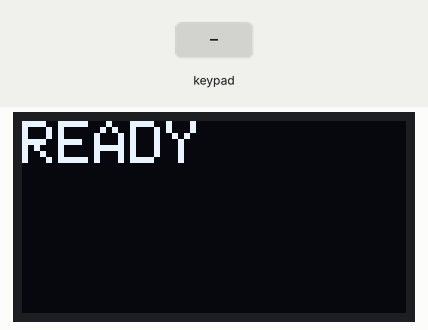
Simulated run of this sketch. Board: ESP32. Parts: 128×64 one-colour display. The inputs (shaded band) are chosen by the test bench. WiFi joins after 1.5 s; servers stay silent unless stated; uploads are accepted with an empty reply; what the sketch prints to the serial monitor is not drawn.

Above: at 3.7 s.
3.8 s: key '*' pressed
At 5.0 s:
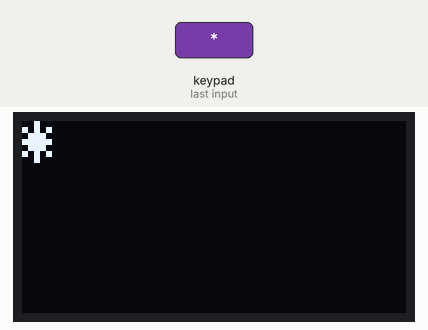
5.3 s: keypad keys 1 2 3 4 5 6 7 8 # pressed 0.4 s apart
At 9.4 s:
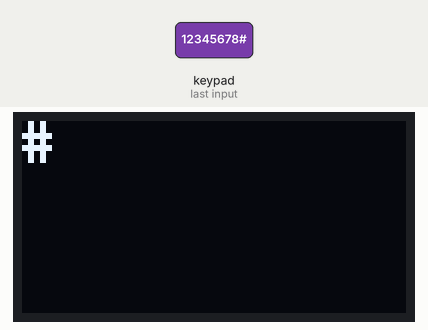
10.4 s: keypad keys 1 2 3 4 5 6 7 8 D pressed 0.4 s apart
At 15.0 s:
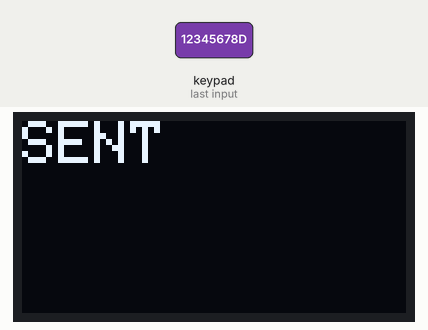
17.3 s: key '#' pressed
At 18.5 s:
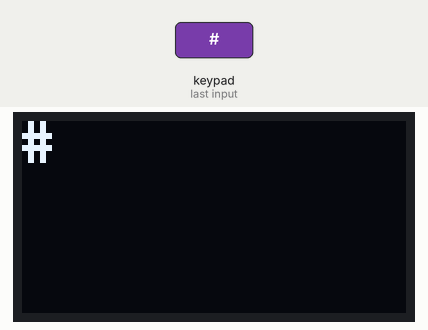
Timing chart, 0 to 20.3 s (numbered marks = the images above; inputs shaded):
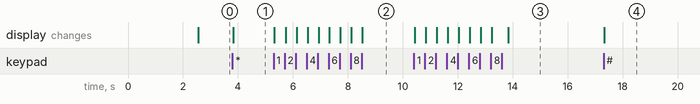

Measured:
- after the input at 3.8 s, the display: changes at once (image 1)
- after the input at 5.3 s, the display: first changes at once (image 2 shows a later state)
- after the input at 10.4 s, the display: first changes at once (image 3 shows a later state)
- after the input at 17.3 s, the display: changes at once (image 4)

The sketch:

esp32_keypad.ino
```cpp
#include <WiFi.h>
#include <HTTPClient.h>
#include <Wire.h>
#include <Adafruit_SSD1306.h>
#include <Adafruit_GFX.h>
#include <Keypad.h>

// ================= WIFI =================
const char* ssid = "Abcde";
const char* password = "12345678";

// ================= SERVER =================
const char* serverUrl = "https://fastworking.onrender.com/api/transaction";

// ================= OLED =================
#define SCREEN_WIDTH 128
#define SCREEN_HEIGHT 64
#define OLED_RESET -1
Adafruit_SSD1306 display(SCREEN_WIDTH, SCREEN_HEIGHT, &Wire, OLED_RESET);

// ================= KEYPAD =================
const byte ROWS = 4;
const byte COLS = 4;

char keys[ROWS][COLS] = {
  {'1','2','3','A'},
  {'4','5','6','B'},
  {'7','8','9','C'},
  {'*','0','#','D'}
};

byte rowPins[ROWS] = {13, 14, 25, 26};
byte colPins[COLS] = {27, 33, 32, 19};

Keypad keypad = Keypad(makeKeymap(keys), rowPins, colPins, ROWS, COLS);

// ================= STATE =================
String inputBuffer = "";
bool isBuying = false;
bool isSelling = false;

// ================= SETUP =================
void setup() {
  Serial.begin(115200);
  delay(1000);

  Serial.println("\n=== ESP32 START ===");

  WiFi.begin(ssid, password);
  Serial.print("Connecting to WiFi");

  while (WiFi.status() != WL_CONNECTED) {
    delay(500);
    Serial.print(".");
  }

  Serial.println("\nWiFi CONNECTED");
  Serial.print("IP: ");
  Serial.println(WiFi.localIP());

  Wire.begin(21, 22);
  if (!display.begin(SSD1306_SWITCHCAPVCC, 0x3C)) {
    Serial.println("OLED FAILED");
    while (true);
  }

  display.clearDisplay();
  display.setTextSize(2);
  display.setTextColor(WHITE);
  display.setCursor(0,0);
  display.println("READY");
  display.display();
}

// ================= LOOP =================
void loop() {
  char key = keypad.getKey();
  if (key) {
    Serial.print("Key Pressed: ");
    Serial.println(key);
    handleKey(key);
  }
}

// ================= LOGIC =================
void handleKey(char key) {

  if (key == 'A') {
    getData("sells-summary");
  }
  else if (key == 'B') {
    getData("buys-summary");
  }
  else if (key == 'C') {
    getData("revenue-summary");
  }
  else if (key == '*') {
    inputBuffer = "*";
    isBuying = true;
    isSelling = false;
    displayInput();
  }
  else if (key == '#') {
    inputBuffer = "#";
    isSelling = true;
    isBuying = false;
    displayInput();
  }
  else if (key == 'D') {
    if (inputBuffer.length() > 1) {
      sendData(inputBuffer);
      inputBuffer = "";
      isBuying = false;
      isSelling = false;
    }
  }
  else if (isBuying || isSelling) {
    inputBuffer += key;
    displayInput();
  }
}

// ================= DISPLAY =================
void displayInput() {
  display.clearDisplay();
  display.setCursor(0,0);
  display.setTextSize(2);
  display.println(inputBuffer);
  display.display();
}

// ================= HTTP POST WITH DEBUG =================
void sendData(String data) {

  Serial.println("\n--- SEND DATA ---");
  Serial.print("Payload: ");
  Serial.println(data);

  if (WiFi.status() != WL_CONNECTED) {
    Serial.println("❌ FAIL: WiFi DISCONNECTED");
    showStatus("NO WIFI");
    return;
  }

  HTTPClient http;
  http.setTimeout(10000); // 10 sec timeout
  http.begin(serverUrl);
  http.addHeader("Content-Type", "application/json");

  String json = "{\"data\":\"" + data + "\"}";
  int httpCode = http.POST(json);

  Serial.print("HTTP Code: ");
  Serial.println(httpCode);

  if (httpCode > 0) {
    String response = http.getString();
    Serial.print("Server Response: ");
    Serial.println(response);

    if (httpCode >= 200 && httpCode < 300) {
      Serial.println("✅ SUCCESS: Data sent");
      showStatus("SENT");
    } else {
      Serial.println("❌ SERVER ERROR");
      showStatus("SRV ERR");
    }
  }
  else {
    Serial.println("❌ HTTP FAILED");
    Serial.print("Reason: ");
    Serial.println(http.errorToString(httpCode));
    showStatus("HTTP ERR");
  }

  http.end();
}

// ================= HTTP GET WITH DEBUG =================
void getData(String type) {

  Serial.println("\n--- GET DATA ---");

  if (WiFi.status() != WL_CONNECTED) {
    Serial.println("❌ FAIL: WiFi DISCONNECTED");
    return;
  }

  HTTPClient http;
  String url = "https://fastworking.onrender.com/api/" + type;
  http.begin(url);

  int code = http.GET();
  Serial.print("HTTP Code: ");
  Serial.println(code);

  if (code > 0) {
    String payload = http.getString();
    Serial.println("Response:");
    Serial.println(payload);

    display.clearDisplay();
    display.setTextSize(1);
    display.setCursor(0,0);
    display.println(type + ":");
    display.println(payload);
    display.display();
  } else {
    Serial.print("❌ GET FAILED: ");
    Serial.println(http.errorToString(code));
  }

  delay(5000);
  http.end();
}

// ================= OLED STATUS =================
void showStatus(const char* msg) {
  display.clearDisplay();
  display.setTextSize(2);
  display.setCursor(0,0);
  display.println(msg);
  display.display();
  delay(2000);
}
```
